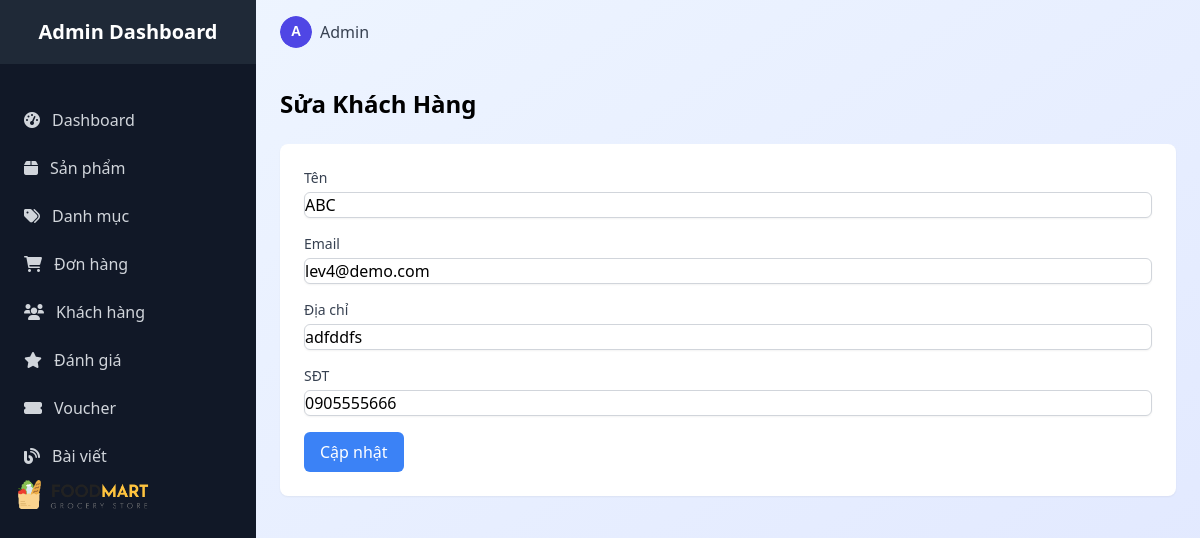
/admin/admin_customer/edit/?id=25 (signed in), run on the app's committed database.
### tables this page shows
CREATE TABLE `users` (
  `id` int(11) NOT NULL,
  `name` varchar(100) NOT NULL,
  `email` varchar(150) NOT NULL,
  `address` varchar(255) DEFAULT NULL,
  `phone` varchar(50) DEFAULT NULL,
  `password` varchar(255) NOT NULL,
  `role` enum('user','admin') DEFAULT 'user',
  `created_at` timestamp NOT NULL DEFAULT current_timestamp()
);

### index.php (called while the page is built, shortened)
<?php
require_once ROOT . "core" . DIRECTORY_SEPARATOR . "database.php";
$app = new App();

### core/database.php (called while the page is built, shortened)
<?php
class Database {
    public function __construct() {
        $this->conn = new mysqli(DB_HOST, DB_USER, DB_PASS, DB_NAME);
    }
}

### models/CustomerModel.php (called while the page is built, shortened)
<?php
require_once ROOT . "core/database.php";
class CustomerModel extends Database {
    public function getCustomerById($id) {
        $stmt = $this->conn->prepare("SELECT * FROM users WHERE id = ?");
        $stmt->bind_param("i", $id);
        $stmt->execute();
        $result = $stmt->get_result();
        return $result->fetch_assoc();
    }
}
?>

### views/admin/customer/customer_edit.php (the view)
<?php
$customer = $data['customer'] ?? [];
?>
<body class="bg-gradient-to-br from-blue-50 to-indigo-100 min-h-screen">
<?php include ROOT. '/views/admin/layouts/sidebar.php'; ?>
    <div class="lg:ml-64">
    <?php include ROOT. '/views/admin/layouts/header.php'; ?>
        <main class="p-6">
            <h2 class="text-2xl font-bold mb-6">Sửa Khách Hàng</h2>
            <form action="/FoodMartLab/admin/admin_customer/edit/?id=<?php echo $customer['id']; ?>" method="post" class="bg-white rounded-lg shadow-sm p-6">
                <div class="mb-4">
                    <label for="name" class="block text-sm font-medium text-gray-700">Tên</label>
                    <input type="text" id="name" name="name" value="<?php echo htmlspecialchars($customer['name'] ?? ''); ?>" class="mt-1 block w-full border border-gray-300 rounded-md shadow-sm">
                </div>
                <div class="mb-4">
                    <label for="email" class="block text-sm font-medium text-gray-700">Email</label>
                    <input type="email" id="email" name="email" value="<?php echo htmlspecialchars($customer['email'] ?? ''); ?>" class="mt-1 block w-full border border-gray-300 rounded-md shadow-sm">
                </div>
                <div class="mb-4">
                    <label for="address" class="block text-sm font-medium text-gray-700">Địa chỉ</label>
                    <input type="address" id="address" name="address" value="<?php echo htmlspecialchars($customer['address'] ?? ''); ?>" class="mt-1 block w-full border border-gray-300 rounded-md shadow-sm">
                </div>
                <div class="mb-4">
                    <label for="phone" class="block text-sm font-medium text-gray-700">SĐT</label>
                    <input type="text" id="phone" name="phone" value="<?php echo htmlspecialchars($customer['phone'] ?? ''); ?>" class="mt-1 block w-full border border-gray-300 rounded-md shadow-sm">
                </div>
                <button type="submit" class="bg-blue-500 text-white px-4 py-2 rounded-md">Cập nhật</button>
            </form>
        </main>
    </div>
</body>

### assets/admin/css/styles.css (style rules this page uses)
body { box-sizing: border-box; }

### data on the page
users: name "ABC", email "lev4@demo.com", address "adfddfs", phone "0905555666"
